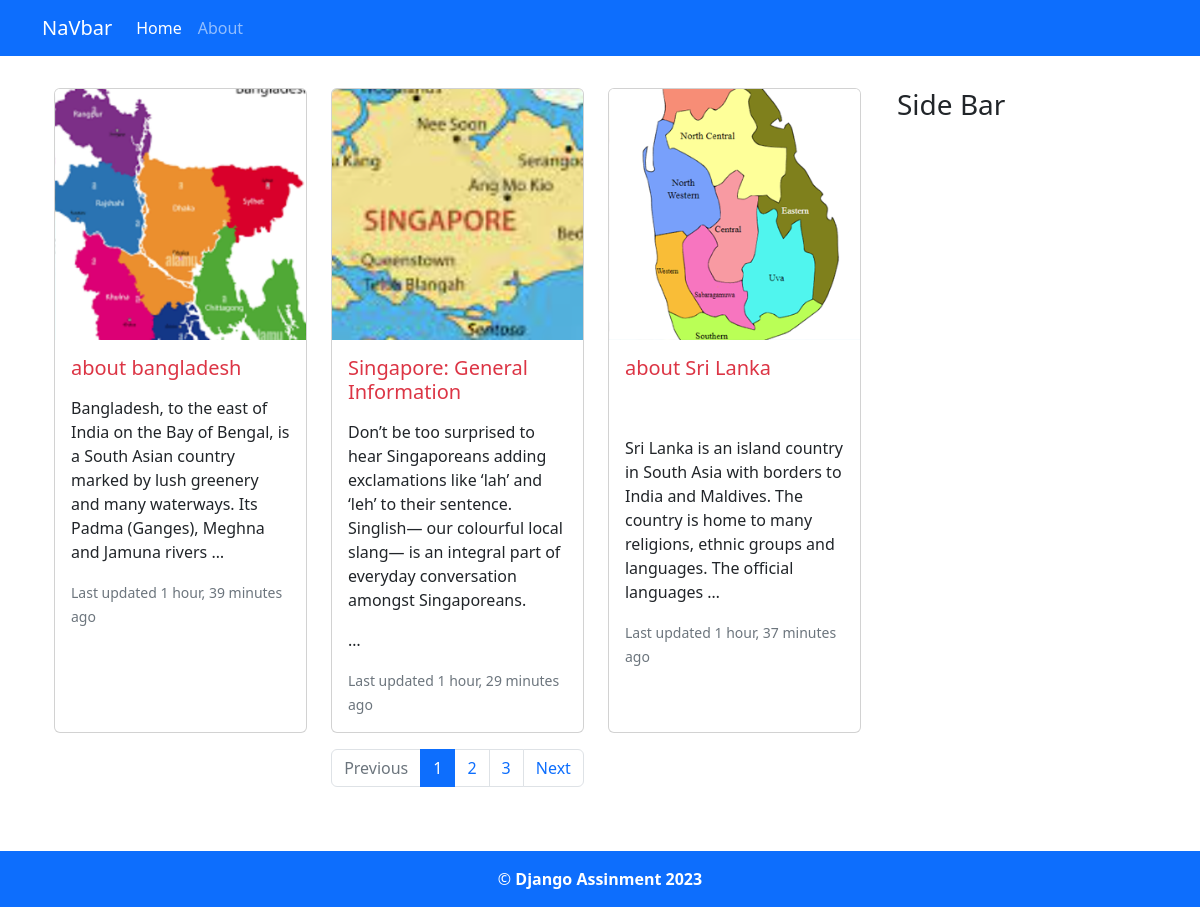
The page / on the database its author committed.
### blog/models.py (models this page shows, shortened)
class BlogPost(models.Model):
    STATUS = [
        ('draft', 'Draft'),
        ('published', 'Publish')
    ]
    title = models.CharField(max_length = 200)
    slug = models.SlugField(unique=True, blank=True,null=True)
    featured = models.ImageField(upload_to='blog/', blank=True, null=True)
    content = RichTextUploadingField()
    created = models.DateTimeField(auto_now_add=True)
    updated = models.DateTimeField(auto_now=True)
    category = models.ForeignKey(Category, on_delete=models.CASCADE)
    status = models.CharField(max_length=10, choices = STATUS, default='draft')
    meta_title = models.CharField(max_length=200, blank=True, null=True)
    meta_description = models.TextField(blank=True, null=True)
    class Meta:
        verbose_name_plural = "All Posts"

### blog/views.py (the view)
# urls.py: 2. Add a URL to urlpatterns:  path('', Home.as_view(), name='home')
def Home(request):
    queryset = BlogPost.objects.filter(status = 'published').order_by('-created')
    per_page =3
    paginator = Paginator(queryset, per_page)
    page_number = request.GET.get('page')
    posts = paginator.get_page(page_number)
    templates_name='home.html'
    contex = {'posts':posts}
    return render(request, templates_name,contex )

### templates/home.html (shortened to what this page needs)
{% extends 'base.html' %}
{% block content %}
<div class="container my-3">
    <div class="row py-3">
        <div class="col-md-9">
            <div class= "container">
                <div class="row row-cols-1 row-cols-md-3 g-4">
                    {% for post in posts%}
                <div class="card-group">
                    <div class="card">
                      <img src="{{post.featured.url}}" class="card-img-top" alt="...">
                      <div class="card-body">
                        <h5 class="card-title"><a href="{% url 'single_post' post.slug %}" class="text-decoration-none text-danger ">{{post.title}}</a></h5>
                        <p class="card-text">{{post.content|truncatewords:30|safe }}</p>
                        <p class="card-text"><small class="text-muted">Last updated {{post.updated|timesince }} ago</small></p>
                      </div>
                    </div>
                    </div>
                    {% endfor %}
                  </div>
                  <nav aria-label="Page navigation example" class="my-3">
                    <ul class="pagination justify-content-center">
                        {% if posts.has_previous %}
                      <li class="page-item">
                        <a class="page-link" href="?page={{posts.previous_page_number}}">Previous</a>
                      </li>
                      {% else %}
                      <li class="page-item disabled">
                        <a class="page-link">Previous</a>
                      </li>
                      {% endif %}
                      {% for i in posts.paginator.page_range %}
                      {% if posts.number == i %}
                      <li class="page-item active"><a class="page-link" href="?page={{i}}">{{i}}</a></li>
                      {% else %}
                      <li class="page-item "><a class="page-link" href="?page={{i}}">{{i}}</a></li>
                      {% endif %}
                      {% endfor%}
                      {% if posts.has_next %}
                      <li class="page-item">
                        <a class="page-link" href="?page={{posts.next_page_number}}">Next</a>
                      </li>
                      {% else %}
                      <li class="page-item disabled">
                        <a class="page-link">Next</a>
                      </li>
                      {% endif %}
                    </ul>
                  </nav>
                </div>
            </div>
        <div class="col-md-3"><h3>Side Bar</h3></div>
    </div>
</div>
{% endblock content %}

### templates/base.html (shortened to what this page needs)
<!doctype html>
<html lang="en">
  <head>
    <link href="https://cdn.jsdelivr.net/npm/bootstrap@5.2.3/dist/css/bootstrap.min.css" rel="stylesheet">
  </head>
  <body class="d-flex flex-column min-vh-100">
    {% include 'navbar.html'%}
{% block content %}
{% endblock content%}
        <footer class= "mt-auto pt-3">
            <div class="bg-primary text-white text-center py-3">
                &copy; <strong>Django Assinment 2023 </strong>
            </div>
        </footer>
  </body>
</html>

### templates/navbar.html (shortened to what this page needs)
<nav class="navbar navbar-expand-lg bg-primary navbar-dark">
    <div class="container">
      <a class="navbar-brand" href="#">NaVbar</a>
      <div class="collapse navbar-collapse" id="navbarSupportedContent">
        <ul class="navbar-nav me-auto mb-2 mb-lg-0">
          <li class="nav-item">
            <a class="nav-link active" aria-current="page" href="{% url 'home'%}">Home</a>
          </li>
          <li class="nav-item">
            <a class="nav-link" href="{% url 'About'%}">About</a>
          </li>
        </ul>
      </div>
    </div>
  </nav>

### rows shown on the page
BlogPost: featured (picture), title "about bangladesh", content "Bangladesh, to the east of India on the Bay of Bengal, is a South Asian country marked by lush greenery and many waterways. Its Padma (Ganges), Meghna and Jamuna rivers …", updated "1 hour, 39 minutes"
BlogPost: featured (picture), title "Singapore: General Information", content "Don’t be too surprised to hear Singaporeans adding exclamations like ‘lah’ and ‘leh’ to their sentence. Singlish— our colourful local slang— is an integral part of everyday conversation amongst Singaporeans. …", updated "1 hour, 29 minutes"
BlogPost: featured (picture), title "about Sri Lanka", content "Sri Lanka is an island country in South Asia with borders to India and Maldives. The country is home to many religions, ethnic groups and languages. The official languages …", updated "1 hour, 37 minutes"

### other values the page prints
{{ i }} "1"
{{ i }} "2" "3"
